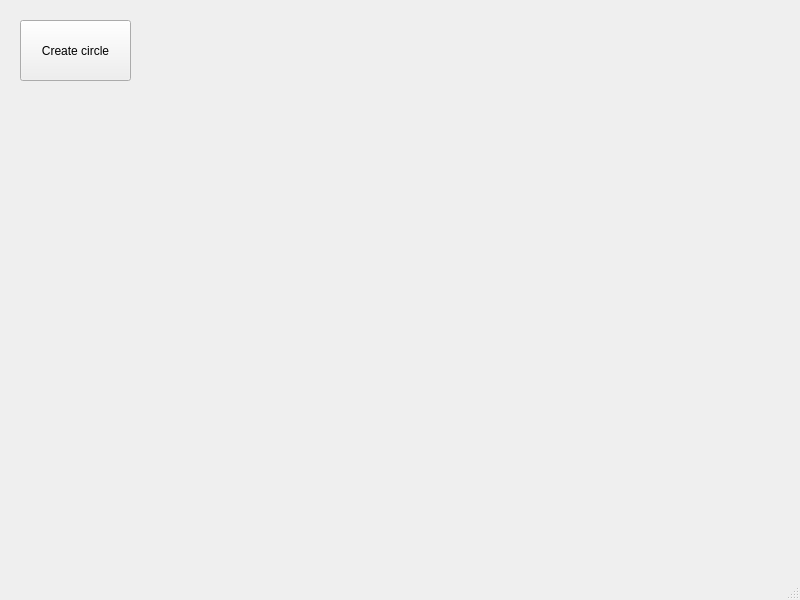
<?xml version="1.0" encoding="UTF-8"?>
<ui version="4.0">
 <class>MainWindow</class>
 <widget class="QMainWindow" name="MainWindow">
  <property name="geometry">
   <rect>
    <x>0</x>
    <y>0</y>
    <width>800</width>
    <height>600</height>
   </rect>
  </property>
  <property name="windowTitle">
   <string>MainWindow</string>
  </property>
  <widget class="QWidget" name="centralwidget">
   <widget class="QPushButton" name="pushButton">
    <property name="geometry">
     <rect>
      <x>20</x>
      <y>20</y>
      <width>111</width>
      <height>61</height>
     </rect>
    </property>
    <property name="text">
     <string>Create circle</string>
    </property>
   </widget>
  </widget>
  <widget class="QMenuBar" name="menubar">
   <property name="geometry">
    <rect>
     <x>0</x>
     <y>0</y>
     <width>800</width>
     <height>20</height>
    </rect>
   </property>
  </widget>
  <widget class="QStatusBar" name="statusbar"/>
 </widget>
 <resources/>
 <connections/>
</ui>
